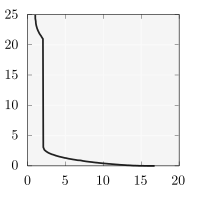

Recreate this plot in gnuplot.
set size square
unset key
set lmargin 2
set rmargin 1
set tmargin 1
set bmargin 2

set xtics 5
set ytics 5

# set format x "$%.1f$"
# set format y "$%.1f$"

plot 'poloni2_100_83_36.dat' u 1:2 w lines lw 5 lc rgb "#222222"
